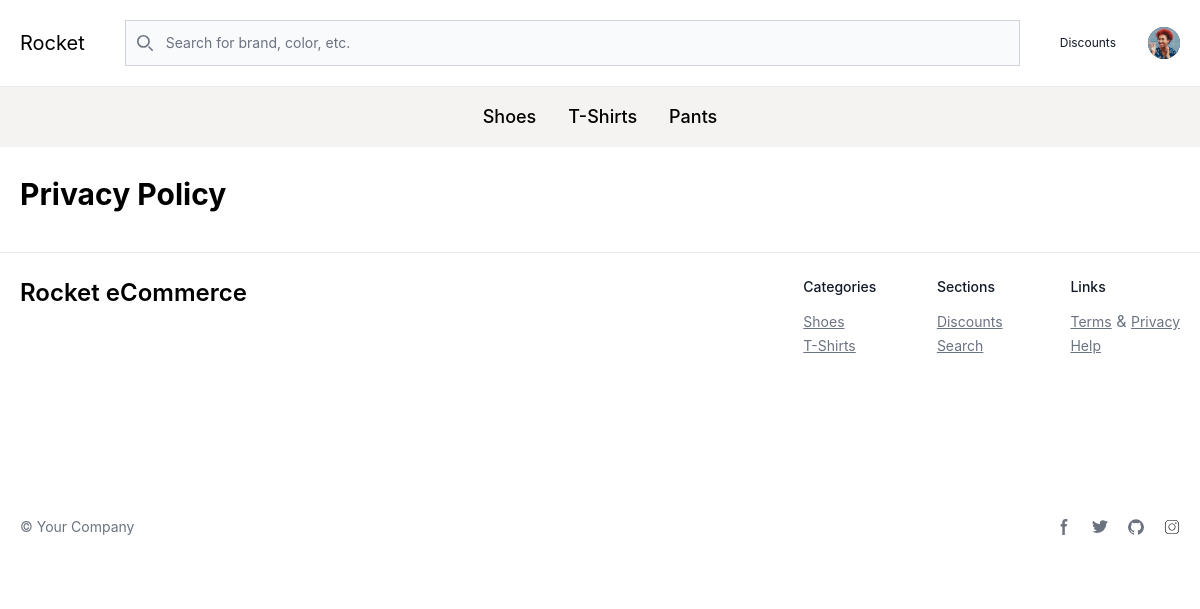
The app's page /privacy/ with its own data.
### apps/common/models.py (models this page shows)
class BaseModel(models.Model):
    created_at = models.DateTimeField(auto_now_add=True)
    updated_at = models.DateTimeField(auto_now=True)
    class Meta:
        abstract = True

class Tag(BaseModel):
    name = models.CharField(max_length=255)
    slug = AutoSlugField(populate_from='name', unique=True)
    def __str__(self):
        return self.name

class Settings(BaseModel):
    type = models.CharField(max_length=255, choices=TypeChocies.choices, unique=True)
    value = models.TextField(null=True, blank=True)
    value_html = QuillField(null=True, blank=True)
    file = models.FileField(upload_to='hero/', null=True, blank=True)

### home/views.py (the view)
# urls.py: path('privacy/', views.privacy_policy, name="privacy_policy"),
def privacy_policy(request):
   legal_privacy = Settings.objects.filter(type='legal_privacy').first().value_html if Settings.objects.filter(type='legal_privacy').exists() else 'Privacy Policy'
   context = {
      'legal_privacy': legal_privacy
   }
   return render(request, 'pages/privacy-policy.html', context)

### home/templatetags/cart_tags.py (called while the page is built)
@register.filter(name="cart_count")
def cart_count(user):
    if user.is_authenticated:
        cart_count = Cart.objects.filter(user=user, is_ordered=False).count()
        return cart_count
    else:
        return 0

### templates/pages/privacy-policy.html (shortened to what this page needs)
{% extends "layouts/base-products.html" %}
{% load static %}
{% block content %}
<section class="pt-52 md:pt-44 border-b border-gray-200">
    <div class="max-w-screen-2xl mx-auto px-5 mb-10">
        <h3 class="text-3xl font-bold dark:text-white mb-3">Privacy Policy</h3>
    </div>
</section>
{% endblock content %}

### templates/layouts/base-products.html (shortened to what this page needs)
{% load static cart_tags  %}
<!DOCTYPE html>
<html lang="en">
<head>
    <link rel="stylesheet" href="https://cdn.jsdelivr.net/npm/swiper@8/swiper-bundle.min.css" />
    <link rel="stylesheet" href="{% static 'dist/main.css' %}">
</head>
<body>
    <nav class="bg-white dark:bg-gray-900 fixed w-full z-20 top-0 start-0">
        <div class="max-w-screen-2xl flex flex-wrap items-center justify-between mx-auto p-5 ">
            <a href="/" class="flex items-center space-x-3 rtl:space-x-reverse">
                <span class="self-center text-xl font-normal whitespace-nowrap dark:text-white">Rocket</span>
            </a>
            <div class="flex-1 items-center justify-between hidden w-full md:flex sm:hidden md:w-auto md:order-1" id="navbar-sticky">
                <form action="{% url "search_page" %}" class="w-full mx-10">
                    <div class="relative">
                        <div class="absolute inset-y-0 start-0 flex items-center ps-3 pointer-events-none">
                        </div>
                        <input type="text" name="search" value="{{ request.GET.search }}" id="default-search" class="block w-full p-4 py-3 ps-10 text-sm text-gray-900 border border-gray-300 bg-gray-50 focus:ring-blue-500 focus:border-blue-500 dark:bg-gray-700 dark:border-gray-600 dark:placeholder-gray-400 dark:text-white dark:focus:ring-blue-500 dark:focus:border-blue-500" placeholder="Search for brand, color, etc." required />
                    </div>
                </form>
            </div>
            <div class="flex md:order-2 space-x-0 md:space-x-0 rtl:space-x-reverse">
                <ul class="flex flex-row items-center p-0 font-normal text-xs space-x-0 md:space-x-8 rtl:space-x-reverse mt-0 border-0 bg-white dark:bg-gray-800 dark:bg-gray-900 dark:border-gray-700">
                    <li>
                        <a href="{% url "discounts" %}" class="block py-2 px-3 text-gray-900 rounded hover:bg-gray-100 md:hover:bg-transparent md:hover:text-blue-700 md:p-0 md:dark:hover:text-blue-500 dark:text-white dark:hover:bg-gray-700 dark:hover:text-white md:dark:hover:bg-transparent dark:border-gray-700">Discounts</a>
                    </li>
                    <div class="flex items-center md:order-2 space-x-0 md:space-x-0 rtl:space-x-reverse">
                        <button type="button" class="flex text-sm bg-gray-800 rounded-full ms-3 md:ms-0 md:me-0 focus:ring-4 focus:ring-gray-300 dark:focus:ring-gray-600" id="user-menu-button" aria-expanded="false" data-dropdown-toggle="user-dropdown" data-dropdown-placement="bottom">
                          <img class="w-8 h-8 rounded-full" src="{% static "dist/images/users/bonnie-green.png" %}" alt="user photo">
                        </button>
                    </div>
                </ul>
            </div>
        </div>
        <div class="border-t">
            <div class="bg-[#F4F3F1] flex justify-center gap-8">
                {% for tag in tags %}
                    <a class="block text-lg font-medium py-4 border-black hover:border-b hover:border-b-2" href="{% url "home_page" tag.slug %}">{{ tag|title }}</a>
                {% endfor %}
            </div>
        </div>
    </nav>
    {% block content %}{% endblock content %}
    <footer class="bg-white dark:bg-gray-900">
        <div class="mx-auto w-full max-w-screen-2xl px-5 py-3 mt-3">
            <div class="md:flex md:justify-between">
            <div class="mb-6 md:mb-0">
                <a href="/" class="flex items-center">
                    <span class="self-center text-2xl font-semibold whitespace-nowrap dark:text-white">{{ site_name }}</span>
                </a>
            </div>
            <div class="grid grid-cols-2 gap-8 sm:gap-6 sm:grid-cols-3">
                <div>
                    <h2 class="mb-3 text-sm font-medium text-gray-900 dark:text-white">Categories</h2>
                    <ul class="text-gray-500 dark:text-gray-400 font-normal">
                        {% for tag in tags|slice:"2" %}
                        <li>
                            <a href="{% url "home_page" tag.slug %}" class="underline text-sm">{{ tag.name|title }}</a>
                        </li>
                        {% endfor %}
                    </ul>
                </div>
                <div>
                    <h2 class="mb-3 text-sm font-medium text-gray-900 dark:text-white">Sections</h2>
                    <ul class="text-gray-500 dark:text-gray-400 font-normal">
                        <li>
                            <a href="{% url "discounts" %}" class="underline text-sm">Discounts</a>
                        </li>
                        <li>
                            <a href="{% url "search_page" %}" class="underline text-sm">Search</a>
                        </li>
                    </ul>
                </div>
                <div>
                    <h2 class="mb-3 text-sm font-medium text-gray-900 dark:text-white">Links</h2>
                    <ul class="text-gray-500 dark:text-gray-400 font-normal">
                        <li>
                            <a href="{% url "terms_condition" %}" class="underline text-sm">Terms</a>
                            &amp;
                            <a href="{% url "privacy_policy" %}" class="underline text-sm">Privacy</a>
                        </li>
                        <li>
                            <a href="{% url "help" %}" class="underline text-sm">Help</a>
                        </li>
                    </ul>
                </div>
            </div>
        </div>
        <div class="sm:flex sm:items-center sm:justify-between mt-10 md:mt-40 mb-3 md:mb-8">
            <span class="text-sm text-gray-500 sm:text-center dark:text-gray-400">© {{ copyright }}</span>
            <div class="flex mt-4 sm:justify-center sm:mt-0">
                {% if social_facebook %}
                <a href="{{ social_facebook }}" class="text-gray-500 hover:text-gray-900 dark:hover:text-white">
                    <svg class="w-4 h-4" aria-hidden="true" xmlns="http://www.w3.org/2000/svg" fill="currentColor" viewBox="0 0 8 19">
                        <path fill-rule="evenodd" d="M6.135 3H8V0H6.135a4.147 4.147 0 0 0-4.142 4.142V6H0v3h2v9.938h3V9h2.021l.592-3H5V3.591A.6.6 0 0 1 5.592 3h.543Z" clip-rule="evenodd"/>
                    </svg>
                </a>
                {% endif %}
                {% if social_twitter %}
                <a href="{{ social_twitter }}" class="text-gray-500 hover:text-gray-900 dark:hover:text-white ms-5">
                </a>
                {% endif %}
                {% if social_github %}
                <a href="{{ social_github }}" class="text-gray-500 hover:text-gray-900 dark:hover:text-white ms-5">
                </a>
                {% endif %}
                {% if social_instagram %}
                <a href="{{ social_instagram }}" class="text-gray-500 hover:text-gray-900 dark:hover:text-white ms-5">
                </a>
                {% endif %}
            </div>
        </div>
        </div>
    </footer>
</body>
</html>

### records on screen
Tag: name "Shoes"
Tag: name "T-Shirts"
Tag: name "Pants"
Settings: value "Rocket eCommerce"
Settings: value "Your Company"
